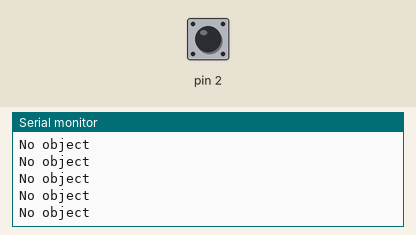
Simulated run of this sketch. Board: Arduino Uno, built with avr-gcc and run on an emulated ATmega328P. Shown: the last lines printed to the serial monitor. Inputs (shaded band) come from the test bench; at power-on: pin 2 HIGH.

Above: at 1.2 s.
1.3 s: pin 2 driven LOW
At 2.0 s:
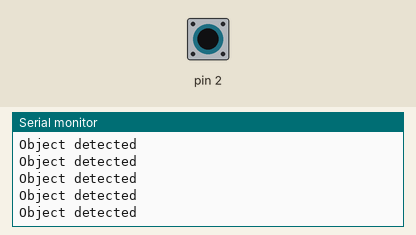
3.2 s: pin 2 driven HIGH
At 3.8 s:
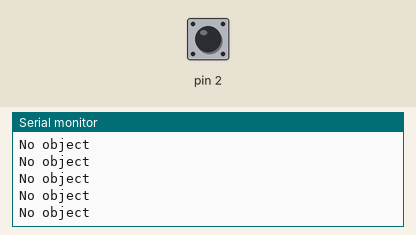
6.2 s: pin 2 driven LOW
At 6.7 s:
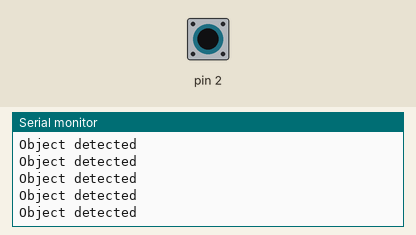
9.2 s: pin 2 pulsed HIGH 2 times (0.12 s each, 0.3 s apart)
12.8 s: pin 2 driven HIGH
At 13.5 s:
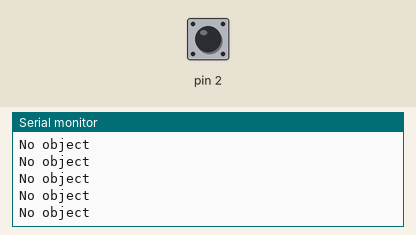
15.8 s: pin 2 driven LOW
At 16.7 s:
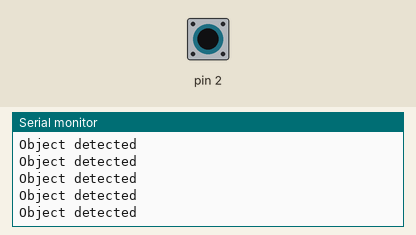

The sketch:

IRsensor.ino
```cpp
void setup() {
  pinMode(2, INPUT);
  Serial.begin(9600);
}

void loop() {
  int val = digitalRead(2);

  if(val==LOW){
    Serial.println("Object detected");
  }
  else{
    Serial.println("No object");
  }
}
```

Measured:
- after the input at 1.3 s, the serial monitor: prints a new line after 0.07 s (image 1)
- after the input at 12.8 s, the serial monitor: prints a new line after 0.08 s (image 4)
